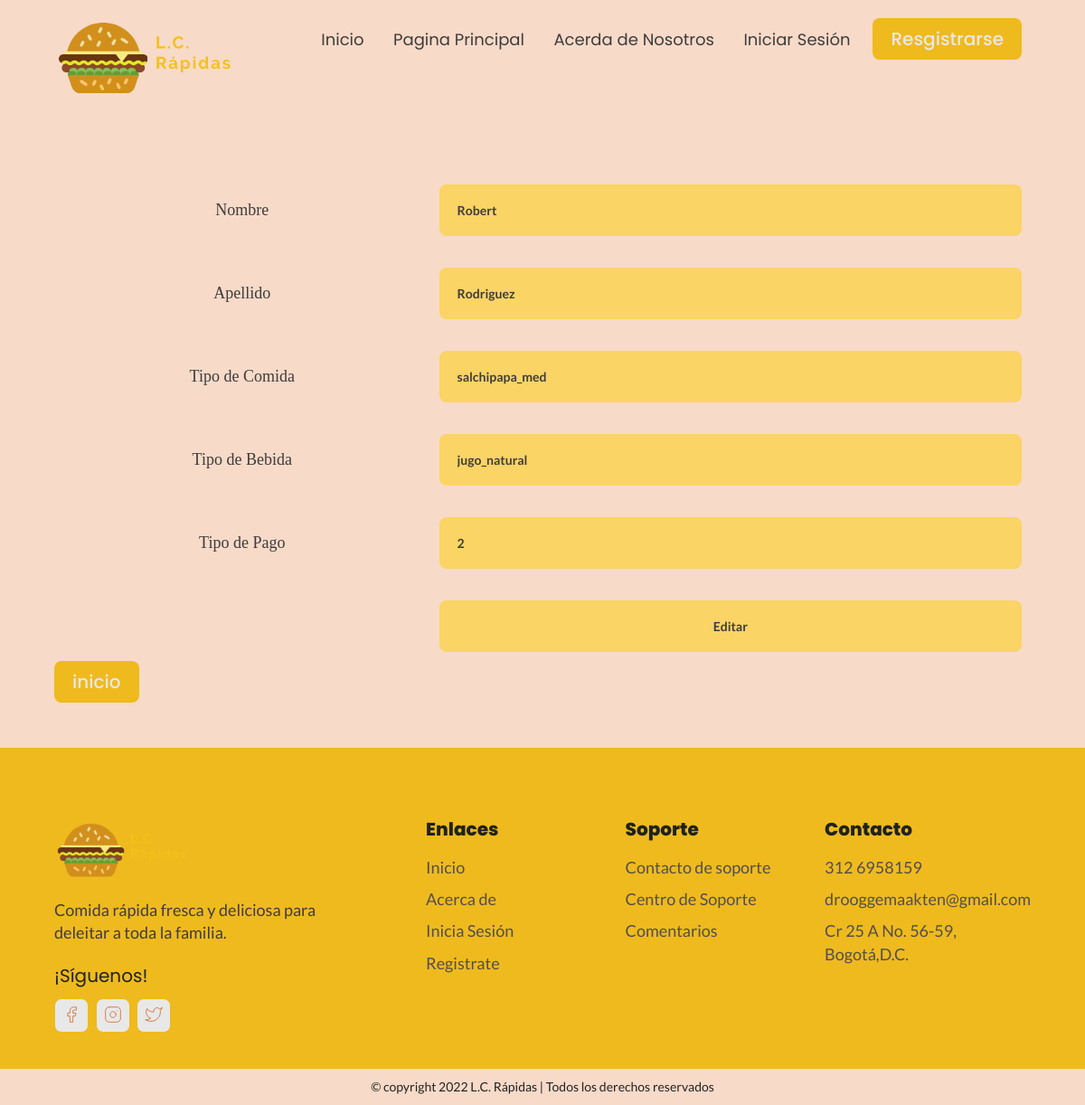
Screenshot of /login/editar.php?id=4 with the database file from the repository.
### tables this page shows
create table cliente_local (
id_cliente_local int primary key auto_increment not null,
nombre varchar(50) not null,		
apellido varchar(50),
tipo_comida varchar(20) not null,
tipo_bebida varchar(20),
tipo_pago varchar(20) not null
);

### login/editar.php (the view, shortened to what this page needs)
<?php
include_once("db/login-conn.php");
?>
<?php
$id = $_GET['id'];
$resultado = mysqli_query($conn, "select * from cliente_local where id_cliente_local=$id");
while($datos_usuarios = mysqli_fetch_array($resultado))
{
		$nombre = $datos_usuarios['nombre'];
		$apellido = $datos_usuarios['apellido'];
    $tipo_comida = $datos_usuarios['tipo_comida'];
		$tipo_bebida = $datos_usuarios['tipo_bebida'];
    $tipo_pago = $datos_usuarios['tipo_pago'];
}
?>
<!DOCTYPE html>
<html>
<head>
    <link rel="stylesheet" type="text/css" href="../reset.css">
    <link rel="stylesheet" type="text/css" href="../estiloGlobal.css">
    <link rel="stylesheet" href="../componentes.css">
    <link rel="stylesheet" type="text/css" href="crud.css">
    <link rel="stylesheet" href="https://unpkg.com/aos@next/dist/aos.css"/>
</head>
<body>
<?php
include_once 'barranav.php';
?>
  <section id="formulario" data-aos="fade-up">
    <div class="contenedor">
	<form name="update_user" method="post" action="editar.php">
		<div class="form__grupo">
		<table border="0">
			<tr>
				<td>Nombre</td>
				<td><input type="text" name="nombre" value=<?php echo $nombre;?>></td>
			</tr>
			<tr>
				<td>Apellido</td>
				<td><input type="text" name="apellido" value=<?php echo $apellido;?>></td>
			</tr>
			<tr>
				<td>Tipo de Comida</td>
				<td><input type="text" name="tipo_comida" value=<?php echo $tipo_comida;?>></td>
			</tr>
			<tr>
				<td>Tipo de Bebida</td>
				<td><input type="text" name="tipo_bebida" value=<?php echo $tipo_bebida;?>></td>
			</tr>
			<tr>
				<td>Tipo de Pago</td>
				<td><input type="text" name="tipo_pago" value=<?php echo $tipo_pago;?>></td>
			</tr>
			<tr>
				<td><input type="hidden" name="id" value=<?php echo $_GET['id'];?>></td>
				<td><input type="submit" name="update" value="Editar"></td>
			</tr>
		</table>
		</div>
	</form>
	<a href="crud.php" class="btn primario-btn">inicio</a>
</div>
</section>
<?php
include_once 'piedepagina.php';
?>
</body>
</html>

### estiloGlobal.css (style rules this page uses)
html { font-size: 10px; overflow-x: hidden; }
:root { --green-1: #26643b; --green-2: #a2de96; --red-1: #c83737; --lightyellow-1: #fad465; --lightyellow-2: #f8c327; --yellow-1: #9f7700; --yellow-2: #efba1e; --beige-1: #f7dac8; --beige-2: #efb490; --beige-3: #cf6b30; --black-1: #1f221e; --black-2: #3f3c3c; --black-3: #524e4e; --white-1: #e8e8e8; --outline-hover: .2rem solid var(--black-1); --box-shadow: 0 .5rem 1.5rem rgba(0,0,0,.1); }
body { background-color: var(--beige-1); overflow-x: hidden; }
section { padding: 100px 0; }
.contenedor { max-width: 1200px; width: 90%; margin: 0 auto; }
a { display: inline-block; text-decoration: none; }

### componentes.css (style rules this page uses)
.btn { color: var(); font-family: 'Poppins'; font-weight: 500; border-radius: 8px; font-size: 1.4rem; padding: 1.2rem 2rem; }
.primario-btn { color: var(--white-1); background-color: var(--yellow-2); }
@media only screen and (min-width: 768px) { .btn { padding: 1.3rem 2rem; font-size: 2rem; } }
#formulario { padding: 5rem 0; }
.form__grupo input, .form__grupo textarea, .form__grupo select, .total p { width: 100%; border: none; background-color: var(--lightyellow-1); font-size: 1.4rem; font-family: Lato; font-weight: 600; padding: 1.5rem; border-radius: 8px; margin-top: 0.5rem; color: var(--black-2); }
@media only screen and (min-width: 768px) { .form__grupo input, .form__grupo textarea, .form__grupo select { font-siztotal pe: 1.8rem; padding: 2rem; margin-top: 1.5rem; } }

### login/crud.css (style rules this page uses)
td { text-align: center; font-size: 1.8rem; margin-bottom: 1.5rem; color: var(--black-2); }
table { border-collapse: collapse; width: 100%; }
th, td { padding: 1rem; }

### rows the page displays
cliente_local: nombre "Robert", apellido "Rodriguez", tipo_comida "salchipapa_med", tipo_bebida "jugo_natural", tipo_pago "2"
